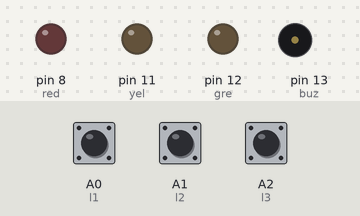
Recording of a sketch running on a simulated Arduino Uno, built with avr-gcc and run on an emulated ATmega328P. Parts: output pins drawn as LEDs (lit = HIGH), buzzer (waves = sounding, pin HIGH). The inputs (shaded band) are chosen by the test bench; at power-on: A1 (l2) HIGH, A2 (l3) HIGH, A0 (l1) HIGH.

Above: at 1.2 s.
1.3 s: A1 (l2) pulled LOW for 0.15 s
At 2.2 s:
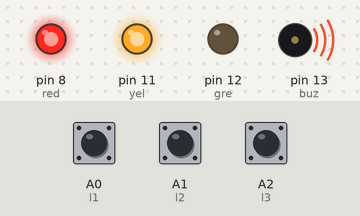
4.3 s: A2 (l3) pulled LOW for 3.2 s
At 8.4 s:
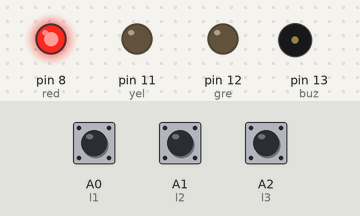
9.0 s: A0 (l1) pulled LOW for 0.15 s
At 9.5 s:
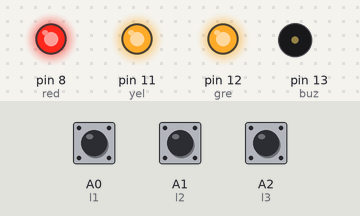
10.6 s: A1 (l2) pulled LOW for 1 s
At 11.0 s:
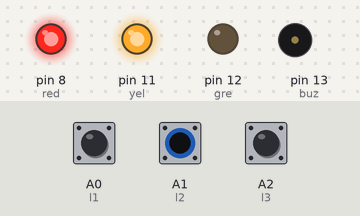
13.8 s: A1 (l2) pulled LOW for 3.2 s
Timing chart, 0 to 19.5 s (numbered marks = the images above; inputs shaded):
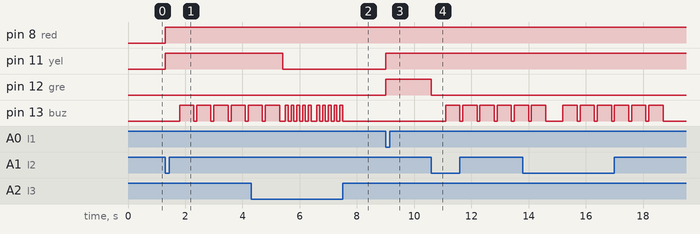

Measured:
- after the input at 1.3 s, pin 8 (red), pin 11 (yel): LOW → HIGH at once; pin 13 (buz): alternates HIGH for 0.50 s and LOW for 0.10 s, starting after 0.50 s
- after the input at 4.3 s, pin 11 (yel): HIGH → LOW after 1.1 s
- after the input at 9.0 s, pin 11 (yel), pin 12 (gre): LOW → HIGH at once
- after the input at 10.6 s, pin 12 (gre): HIGH → LOW at once; pin 13 (buz): alternates HIGH for 0.50 s and LOW for 0.10 s, starting after 0.50 s

The sketch:

flood_level_with_GSM.ino
```cpp
int l1=A0;
int l2=A1;
int l3=A2;
//int l4=A3;
int red=8;
//int ora=A5;
int yel=11;
int gre=12;
int buz =13;
int senl1,senl2,senl3;

//#include <LiquidCrystal.h>
//const int rs = 2, en = 3, d4 = 4, d5 = 5, d6 = 6, d7 = 7;
//LiquidCrystal lcd(2, 3, 4, 5, 6, 7);
//#include <SoftwareSerial.h>
//SoftwareSerial gsm (10,9);//(Rx,Tx)
boolean sed1 = false;
boolean sed2 = false;
boolean sed3 = false;

void setup() {
  // put your setup code here, to run once:
pinMode (l1,INPUT_PULLUP);
pinMode (l2,INPUT_PULLUP);
pinMode (l3,INPUT_PULLUP);
//pinMode (l4,INPUT_PULLUP);
pinMode (buz,OUTPUT);
//pinMode (ora,OUTPUT);
pinMode (red,OUTPUT);
pinMode (yel,OUTPUT);
pinMode (gre,OUTPUT);
//gsm.begin(9600);
//Serial.begin(9600);
//delay(100);
//lcd.begin(16,2);
//lcd.clear();
//    lcd.print ("INITIALIZING...");
//    delay(20000);
// lcd.clear();
//    lcd.print ("INITIALIZED.");
//    delay(2000);
//
//
//gsm.println("ATD+2348027951850;");
//delay(10000);
//gsm.println("AT+CMGF=1");
//delay(100);
//gsm.println("AT+CMGS=\"+2348027951850\"\r");
//delay(100);
//gsm.println("URGENT ATTENTION IS NEEDED!");
//gsm.println((char)26);
//delay(100);

//delay(5000);
}

// void SendMessage3(){
//gsm.println("AT+CMGF=1");
//delay(100);
//gsm.println("AT+CMGS=\"+2348027951850\"\r");
//delay(100);
//gsm.println("Water at critical level, evacuate!!!");
//gsm.println((char)26);
//delay(2000);
//gsm.println("AT+CMGF=1");
//delay(100);
//gsm.println("AT+CMGS=\"+2348035770398\"\r");
//delay(100);
//gsm.println("Water at critical level, evacuate!!!");
//gsm.println((char)26);
//delay(100);
//delay(2000);
//gsm.println("AT+CMGF=1");
//delay(100);
//gsm.println("AT+CMGS=\"+2348157580266\"\r");
//delay(100);
//gsm.println("Water at critical level, evacuate!!!");
//gsm.println((char)26);
//delay(100);
//delay(2000);
//gsm.println("AT+CMGF=1");
//delay(100);
//gsm.println("AT+CMGS=\"+2347039743194\"\r");
//delay(100);
//gsm.println("Water at critical level, evacuate!!!");
//gsm.println((char)26);
//delay(100);}

// void SendMessage2(){
//
//  gsm.println("AT+CMGF=1");
//delay(100);
//gsm.println("AT+CMGS=\"+2348027951850\"\r");
//delay(100);
//gsm.println("Now in level 3, urgent attention is needed");
//gsm.println((char)26);
//delay(2000);
//gsm.println("AT+CMGF=1");
//delay(100);
//gsm.println("AT+CMGS=\"+2348035770398\"\r");
//delay(100);
//gsm.println("Now in level 3, urgent attention is needed");
//gsm.println((char)26);
//delay(100);
//delay(2000);
//gsm.println("AT+CMGF=1");
//delay(100);
//gsm.println("AT+CMGS=\"+2348157580266\"\r");
//delay(100);
//gsm.println("Now in level 3, urgent attention is needed");
//gsm.println((char)26);
//delay(100);
//delay(2000);
//gsm.println("AT+CMGF=1");
//delay(100);
//gsm.println("AT+CMGS=\"+2347039743194\"\r");
//delay(100);
//gsm.println("Now in level 3, urgent attention is needed");
//gsm.println((char)26);
//delay(100);
//}
// void SendMessage1(){
//
//    gsm.println("AT+CMGF=1");
//delay(100);
//gsm.println("AT+CMGS=\"+2348027951850\"\r");
//delay(100);
//gsm.println("The water has rised to level 2");
//gsm.println((char)26);
//delay(2000);
//gsm.println("AT+CMGF=1");
//delay(100);
//gsm.println("AT+CMGS=\"+2348035770398\"\r");
//delay(100);
//gsm.println("The water has rised to level 2");
//gsm.println((char)26);
//delay(100);
//delay(2000);
//gsm.println("AT+CMGF=1");
//delay(100);
//gsm.println("AT+CMGS=\"+2348157580266\"\r");
//delay(100);
//gsm.println("The water has rised to level 2");
//gsm.println((char)26);
//delay(100);
//delay(2000);
//gsm.println("AT+CMGF=1");
//delay(100);
//gsm.println("AT+CMGS=\"+2347039743194\"\r");
//delay(100);
//gsm.println("The water has rised to level 2");
//gsm.println((char)26);
//delay(100);
//gsm.println("AT+CMGF=1");
//delay(100);
//}


void loop() {
  // put your main code here, to run repeatedly:
  senl1 = digitalRead(l1);
  senl2 = digitalRead(l2);
  senl3 = digitalRead(l3);
  //senl4 = digitalRead(l4);

  if ((senl3)==0) {
//    lcd.clear();
//    lcd.setCursor(0,0);
//    lcd.print ("WATER LEVEL: 4");
//    lcd.setCursor(0,1);
      digitalWrite (red, 1);
      digitalWrite (gre, 0);
       digitalWrite (yel, 0);
        //digitalWrite (ora, 0);
//    lcd.print ("EVACUATE!!!");
    delay(100);
      digitalWrite (buz, 1);
    delay(100);
    digitalWrite (buz, 0);
    delay(100);
      digitalWrite (buz, 1);
    delay(100);
    digitalWrite (buz, 0);
    delay(100);
      digitalWrite (buz, 1);
    delay(100);
    digitalWrite (buz, 0);
    delay(100);
      digitalWrite (buz, 1);
    delay(100);
    digitalWrite (buz, 0);
    delay(100);
      digitalWrite (buz, 1);
    delay(100);
    digitalWrite (buz, 0);
    delay(100);
  if(sed3){
// SendMessage3();
  sed3 = false;
  }
  }
   else { if ((senl2)==0) {

//    lcd.clear();
//    lcd.setCursor(0,0);
//    lcd.print ("WATER LEVEL: 3");
//    lcd.setCursor(0,1);
      digitalWrite (red, 1);
      digitalWrite (gre, 0);
       digitalWrite (yel, 1);
//        digitalWrite (ora, 1);
//    lcd.print ("WATER IS LOOMING");
    delay(500);
    digitalWrite (buz, 1);
    delay(500);
    digitalWrite (buz, 0);
    delay(100);
     digitalWrite (buz, 1);
    delay(500);
    digitalWrite (buz, 0);
    delay(100);
     digitalWrite (buz, 1);
    delay(500);
    digitalWrite (buz, 0);
    delay(100);
     digitalWrite (buz, 1);
    delay(500);
    digitalWrite (buz, 0);
    delay(100);
     digitalWrite (buz, 1);
    delay(500);
    digitalWrite (buz, 0);
    delay(100);
     digitalWrite (buz, 1);
    delay(500);
    digitalWrite (buz, 0);
    delay(100);
    sed3 = true;
     if(sed2){
// SendMessage2();
  sed2 = false;
  }
  }

    else { if ((senl1)==0) {
      //sed2=true;
//    lcd.clear();
//    lcd.setCursor(0,0);
//    lcd.print ("WATER LEVEL: 2");
      digitalWrite (red, 1);
      digitalWrite (gre, 1);
       digitalWrite (yel, 1);
//        digitalWrite (ora, 0);
//    lcd.setCursor(0,1);
//    lcd.print ("WATER RISING");
    delay(100);
     if(sed1){
// SendMessage1();
  sed1 = false;
  }
    }

//    else { if ((senl1)==0) {
//      sed1=true;
//    lcd.clear();
//    lcd.setCursor(0,0);
//    lcd.print ("WATER LEVEL: 1");
//      digitalWrite (red, 0);
//      digitalWrite (gre, 1);
//       digitalWrite (yel, 0);
//        digitalWrite (ora, 0);
//    delay(100);
//    }
//    else {lcd.clear();
//    lcd.print ("SAFE LEVEL");
//    delay(100);
//     digitalWrite (red, 0);
//      digitalWrite (gre, 0);
//       digitalWrite (yel, 0);
//        digitalWrite (ora, 0);
//    }

    }}}
```
